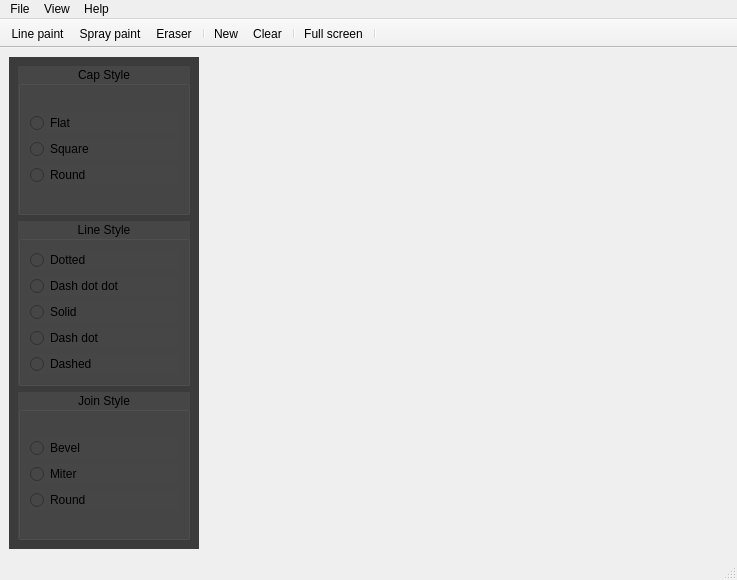
<?xml version="1.0" encoding="UTF-8"?>
<ui version="4.0">
 <class>MainWindow</class>
 <widget class="QMainWindow" name="MainWindow">
  <property name="geometry">
   <rect>
    <x>0</x>
    <y>0</y>
    <width>737</width>
    <height>580</height>
   </rect>
  </property>
  <property name="contextMenuPolicy">
   <enum>Qt::DefaultContextMenu</enum>
  </property>
  <property name="windowTitle">
   <string>MainWindow</string>
  </property>
  <property name="windowIcon">
   <iconset>
    <normalon>:/icons/icons/paint-brush.png</normalon>
   </iconset>
  </property>
  <widget class="QWidget" name="centralwidget">
   <layout class="QHBoxLayout" name="horizontalLayout_2">
    <item>
     <widget class="QWidget" name="side_bar" native="true">
      <property name="maximumSize">
       <size>
        <width>190</width>
        <height>16777215</height>
       </size>
      </property>
      <property name="styleSheet">
       <string notr="true">background-color: rgb(59, 59, 59);</string>
      </property>
      <layout class="QVBoxLayout" name="verticalLayout_4">
       <item>
        <widget class="QGroupBox" name="cap_style_groupBox">
         <property name="cursor">
          <cursorShape>PointingHandCursor</cursorShape>
         </property>
         <property name="toolTip">
          <string extracomment="Hello World">Hello World</string>
         </property>
         <property name="toolTipDuration">
          <number>4</number>
         </property>
         <property name="statusTip">
          <string>Change the cap at the end of a lines's curve</string>
         </property>
         <property name="styleSheet">
          <string notr="true">background-color: rgb(70, 70, 70);</string>
         </property>
         <property name="title">
          <string>Cap Style</string>
         </property>
         <property name="alignment">
          <set>Qt::AlignCenter</set>
         </property>
         <layout class="QVBoxLayout" name="verticalLayout_5">
          <item>
           <layout class="QVBoxLayout" name="verticalLayout_3">
            <item>
             <widget class="QRadioButton" name="flat_cap_radio">
              <property name="text">
               <string>Flat</string>
              </property>
             </widget>
            </item>
            <item>
             <widget class="QRadioButton" name="square_cap_radio">
              <property name="text">
               <string>Square</string>
              </property>
             </widget>
            </item>
            <item>
             <widget class="QRadioButton" name="round_cap_radio">
              <property name="text">
               <string>Round</string>
              </property>
             </widget>
            </item>
           </layout>
          </item>
         </layout>
        </widget>
       </item>
       <item>
        <widget class="QGroupBox" name="line_style_groupBox">
         <property name="cursor">
          <cursorShape>PointingHandCursor</cursorShape>
         </property>
         <property name="statusTip">
          <string>Changes how the line gets painted on the canvas</string>
         </property>
         <property name="styleSheet">
          <string notr="true">background-color: rgb(70, 70, 70);</string>
         </property>
         <property name="title">
          <string>Line Style</string>
         </property>
         <property name="alignment">
          <set>Qt::AlignCenter</set>
         </property>
         <layout class="QVBoxLayout" name="verticalLayout_2">
          <item>
           <layout class="QVBoxLayout" name="verticalLayout">
            <item>
             <widget class="QRadioButton" name="dotted_line_radio">
              <property name="text">
               <string>Dotted</string>
              </property>
             </widget>
            </item>
            <item>
             <widget class="QRadioButton" name="dash_dot_dot_line_radio">
              <property name="text">
               <string>Dash dot dot</string>
              </property>
             </widget>
            </item>
            <item>
             <widget class="QRadioButton" name="solid_line_radio">
              <property name="text">
               <string>Solid</string>
              </property>
             </widget>
            </item>
            <item>
             <widget class="QRadioButton" name="dash_dot_line_radio">
              <property name="text">
               <string>Dash dot</string>
              </property>
             </widget>
            </item>
            <item>
             <widget class="QRadioButton" name="dashed_line_radio">
              <property name="text">
               <string>Dashed</string>
              </property>
             </widget>
            </item>
           </layout>
          </item>
         </layout>
        </widget>
       </item>
       <item>
        <widget class="QGroupBox" name="join_style_groupBox">
         <property name="cursor">
          <cursorShape>PointingHandCursor</cursorShape>
         </property>
         <property name="acceptDrops">
          <bool>true</bool>
         </property>
         <property name="statusTip">
          <string>Changes the way the bends to another direction</string>
         </property>
         <property name="styleSheet">
          <string notr="true">background-color: rgb(70, 70, 70);</string>
         </property>
         <property name="title">
          <string>Join Style</string>
         </property>
         <property name="alignment">
          <set>Qt::AlignCenter</set>
         </property>
         <layout class="QVBoxLayout" name="verticalLayout_7">
          <item>
           <layout class="QVBoxLayout" name="verticalLayout_6">
            <item>
             <widget class="QRadioButton" name="bevel_join_radio">
              <property name="text">
               <string>Bevel</string>
              </property>
             </widget>
            </item>
            <item>
             <widget class="QRadioButton" name="miter_join_radio">
              <property name="text">
               <string>Miter</string>
              </property>
             </widget>
            </item>
            <item>
             <widget class="QRadioButton" name="round_join_radio">
              <property name="text">
               <string>Round</string>
              </property>
             </widget>
            </item>
           </layout>
          </item>
         </layout>
        </widget>
       </item>
      </layout>
     </widget>
    </item>
    <item>
     <layout class="QHBoxLayout" name="horizontalLayout">
      <item>
       <widget class="QWidget" name="paint_layout" native="true">
        <property name="cursor">
         <cursorShape>CrossCursor</cursorShape>
        </property>
        <widget class="QWidget" name="widget" native="true">
         <property name="geometry">
          <rect>
           <x>50</x>
           <y>100</y>
           <width>120</width>
           <height>80</height>
          </rect>
         </property>
        </widget>
       </widget>
      </item>
     </layout>
    </item>
   </layout>
  </widget>
  <widget class="QMenuBar" name="menubar">
   <property name="geometry">
    <rect>
     <x>0</x>
     <y>0</y>
     <width>737</width>
     <height>29</height>
    </rect>
   </property>
   <widget class="QMenu" name="menuFile">
    <property name="title">
     <string>File</string>
    </property>
    <addaction name="action_new"/>
    <addaction name="action_open"/>
    <addaction name="separator"/>
    <addaction name="action_save"/>
    <addaction name="action_saveAs"/>
    <addaction name="separator"/>
    <addaction name="action_clear"/>
    <addaction name="action_exit"/>
   </widget>
   <widget class="QMenu" name="menuView">
    <property name="title">
     <string>View</string>
    </property>
    <addaction name="action_zoomIn"/>
    <addaction name="action_zoomOut"/>
    <addaction name="action_fullScreen"/>
   </widget>
   <widget class="QMenu" name="menuHelp">
    <property name="title">
     <string>Help</string>
    </property>
    <addaction name="action_about"/>
   </widget>
   <addaction name="menuFile"/>
   <addaction name="menuView"/>
   <addaction name="menuHelp"/>
  </widget>
  <widget class="QToolBar" name="main_toolBar">
   <property name="cursor">
    <cursorShape>PointingHandCursor</cursorShape>
   </property>
   <property name="windowTitle">
    <string>toolBar</string>
   </property>
   <property name="movable">
    <bool>false</bool>
   </property>
   <property name="floatable">
    <bool>false</bool>
   </property>
   <attribute name="toolBarArea">
    <enum>TopToolBarArea</enum>
   </attribute>
   <attribute name="toolBarBreak">
    <bool>false</bool>
   </attribute>
   <addaction name="action_brush"/>
   <addaction name="action_sprayPaint"/>
   <addaction name="action_eraser"/>
   <addaction name="separator"/>
   <addaction name="action_new"/>
   <addaction name="action_clear"/>
   <addaction name="separator"/>
   <addaction name="action_fullScreen"/>
   <addaction name="separator"/>
  </widget>
  <widget class="QStatusBar" name="statusbar"/>
  <action name="action_open">
   <property name="text">
    <string>&amp;Open</string>
   </property>
   <property name="toolTip">
    <string>Open an existing paint project</string>
   </property>
   <property name="shortcut">
    <string>Ctrl+O</string>
   </property>
  </action>
  <action name="action_save">
   <property name="icon">
    <iconset resource="icons.qrc">
     <normaloff>:/icons/icons/save.png</normaloff>:/icons/icons/save.png</iconset>
   </property>
   <property name="text">
    <string>&amp;Save</string>
   </property>
   <property name="toolTip">
    <string>Save current project</string>
   </property>
   <property name="shortcut">
    <string>Ctrl+S</string>
   </property>
  </action>
  <action name="action_saveAs">
   <property name="icon">
    <iconset resource="icons.qrc">
     <normaloff>:/icons/icons/save.png</normaloff>:/icons/icons/save.png</iconset>
   </property>
   <property name="text">
    <string>Save as</string>
   </property>
  </action>
  <action name="action_zoomIn">
   <property name="text">
    <string>Zoom &amp;In</string>
   </property>
   <property name="shortcut">
    <string>Ctrl+=</string>
   </property>
  </action>
  <action name="action_zoomOut">
   <property name="text">
    <string>Zoom o&amp;ut</string>
   </property>
   <property name="shortcut">
    <string>Ctrl+-</string>
   </property>
  </action>
  <action name="action_fullScreen">
   <property name="text">
    <string>F&amp;ull screen</string>
   </property>
   <property name="statusTip">
    <string>Immersive screen size for the application</string>
   </property>
   <property name="shortcut">
    <string>F11</string>
   </property>
  </action>
  <action name="action_about">
   <property name="text">
    <string>&amp;About</string>
   </property>
   <property name="shortcut">
    <string>Alt+A</string>
   </property>
  </action>
  <action name="action_help">
   <property name="text">
    <string>&amp;Help</string>
   </property>
  </action>
  <action name="action_brush">
   <property name="text">
    <string>Line paint</string>
   </property>
   <property name="statusTip">
    <string>Changes to painter to line mode</string>
   </property>
  </action>
  <action name="action_new">
   <property name="text">
    <string>New</string>
   </property>
  </action>
  <action name="action_sprayPaint">
   <property name="text">
    <string>Spray paint</string>
   </property>
  </action>
  <action name="action_clear">
   <property name="icon">
    <iconset resource="icons.qrc">
     <normaloff>:/icons/icons/clear.png</normaloff>:/icons/icons/clear.png</iconset>
   </property>
   <property name="text">
    <string>Clear</string>
   </property>
  </action>
  <action name="action_eraser">
   <property name="text">
    <string>Eraser</string>
   </property>
   <property name="toolTip">
    <string>Eraser tool</string>
   </property>
  </action>
  <action name="action_exit">
   <property name="text">
    <string>&amp;Exit</string>
   </property>
   <property name="toolTip">
    <string>Exit the application</string>
   </property>
  </action>
 </widget>
 <resources>
  <include location="icons.qrc"/>
 </resources>
 <connections/>
</ui>
